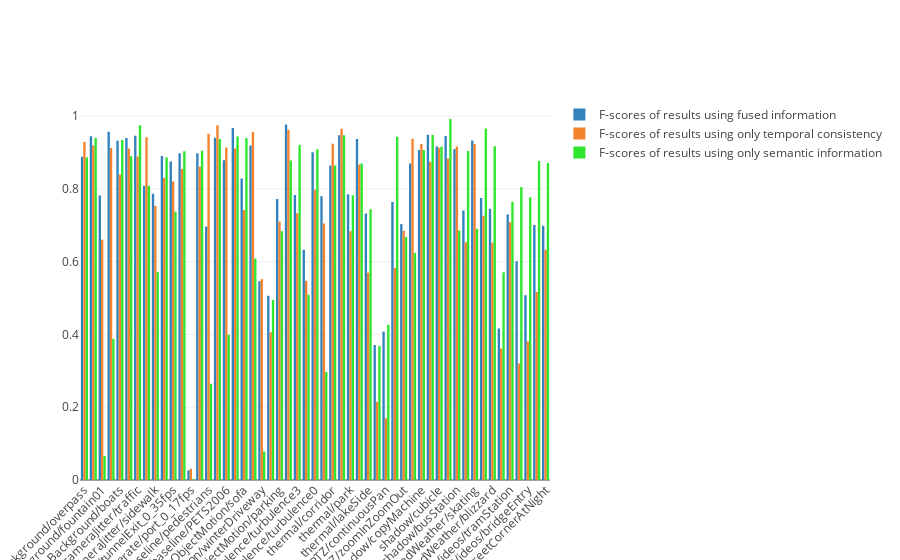

Source (notebook cell):
### Code cell
trace0 = go.Bar(
    x=[key for key in AFH_SS_bin_score_dict.keys()],
    y=[AFH_SS_bin_score_dict[key][-1] for key in AFH_SS_bin_score_dict.keys()],
    name='F-scores of results using fused information',
    marker=dict(
        color='rgb(49,130,189)'
    )
)
trace1 = go.Bar(
    x=[key for key in Probability_only_bin_score_dict.keys()],
    y=[Probability_only_bin_score_dict[key][-1] for key in Probability_only_bin_score_dict.keys()],
    name='F-scores of results using only temporal consistency',
    marker=dict(
        color='rgb(245,130,45)'
    )
)

trace2 = go.Bar(
    x=[key for key in SS_only_bin_score_dict.keys()],
    y=[SS_only_bin_score_dict[key][-1] for key in SS_only_bin_score_dict.keys()],
    name='F-scores of results using only semantic information',
    marker=dict(
        color='rgb(45,230,45)'
    )
)

data = [trace0, trace1, trace2]
layout = go.Layout(
    xaxis=dict(tickangle=-45),
    barmode='group',
)

fig = go.Figure(data=data, layout=layout)
iplot(fig)

### Figure 1 — Plotly figure (JSON) as saved in the notebook; plotly's stock layout.template omitted (floating-point values rounded to 4 significant figures)
{"data": [{"marker": {"color": "rgb(49,130,189)"}, "name": "F-scores of results using fused information", "type": "bar", "uid": "ecc426db-7c12-46fa-a524-e599ab391364", "x": ["dynamicBackground/overpass", "dynamicBackground/canoe", "dynamicBackground/fountain01", "dynamicBackground/fall", "dynamicBackground/boats", "dynamicBackground/fountain02", "cameraJitter/traffic", "cameraJitter/badminton", "cameraJitter/sidewalk", "cameraJitter/boulevard", "lowFramerate/tunnelExit_0_35fps", "lowFramerate/tramCrossroad_1fps", "lowFramerate/port_0_17fps", "lowFramerate/turnpike_0_5fps", "baseline/pedestrians", "baseline/office", "baseline/PETS2006", "baseline/highway", "intermittentObjectMotion/sofa", "intermittentObjectMotion/abandonedBox", "intermittentObjectMotion/winterDriveway", "intermittentObjectMotion/tramstop", "intermittentObjectMotion/parking", "intermittentObjectMotion/streetLight", "turbulence/turbulence3", "turbulence/turbulence1", "turbulence/turbulence0", "turbulence/turbulence2", "thermal/corridor", "thermal/library", "thermal/park", "thermal/diningRoom", "thermal/lakeSide", "PTZ/intermittentPan", "PTZ/continuousPan", "PTZ/twoPositionPTZCam", "PTZ/zoomInZoomOut", "shadow/backdoor", "shadow/copyMachine", "shadow/peopleInShade", "shadow/cubicle", "shadow/bungalows", "shadow/busStation", "badWeather/wetSnow", "badWeather/skating", "badWeather/snowFall", "badWeather/blizzard", "nightVideos/busyBoulvard", "nightVideos/tramStation", "nightVideos/fluidHighway", "nightVideos/bridgeEntry", "nightVideos/winterStreet", "nightVideos/streetCornerAtNight"], "y": [0.8878, 0.9441, 0.7814, 0.9566, 0.932, 0.9398, 0.9457, 0.8084, 0.7864, 0.8899, 0.8748, 0.898, 0.02638, 0.8975, 0.6964, 0.9401, 0.8783, 0.967, 0.8282, 0.9188, 0.5461, 0.506, 0.7721, 0.9768, 0.7827, 0.6326, 0.9002, 0.7797, 0.8643, 0.9469, 0.7851, 0.9365, 0.7323, 0.3707, 0.4078, 0.7637, 0.703, 0.8698, 0.9064, 0.9486, 0.9162, 0.9454, 0.909, 0.7401, 0.9324, 0.7745, 0.7455, 0.4163, 0.7297, 0.6007, 0.5078, 0.7008, 0.6984]}, {"marker": {"color": "rgb(245,130,45)"}, "name": "F-scores of results using only temporal consistency", "type": "bar", "uid": "006faedc-1504-4652-8297-a32c00a5e761", "x": ["dynamicBackground/overpass", "dynamicBackground/canoe", "dynamicBackground/fountain01", "dynamicBackground/fall", "dynamicBackground/boats", "dynamicBackground/fountain02", "cameraJitter/traffic", "cameraJitter/badminton", "cameraJitter/sidewalk", "cameraJitter/boulevard", "lowFramerate/tunnelExit_0_35fps", "lowFramerate/tramCrossroad_1fps", "lowFramerate/port_0_17fps", "lowFramerate/turnpike_0_5fps", "baseline/pedestrians", "baseline/office", "baseline/PETS2006", "baseline/highway", "intermittentObjectMotion/sofa", "intermittentObjectMotion/abandonedBox", "intermittentObjectMotion/winterDriveway", "intermittentObjectMotion/tramstop", "intermittentObjectMotion/parking", "intermittentObjectMotion/streetLight", "turbulence/turbulence3", "turbulence/turbulence1", "turbulence/turbulence0", "turbulence/turbulence2", "thermal/corridor", "thermal/library", "thermal/park", "thermal/diningRoom", "thermal/lakeSide", "PTZ/intermittentPan", "PTZ/continuousPan", "PTZ/twoPositionPTZCam", "PTZ/zoomInZoomOut", "shadow/backdoor", "shadow/copyMachine", "shadow/peopleInShade", "shadow/cubicle", "shadow/bungalows", "shadow/busStation", "badWeather/wetSnow", "badWeather/skating", "badWeather/snowFall", "badWeather/blizzard", "nightVideos/busyBoulvard", "nightVideos/tramStation", "nightVideos/fluidHighway", "nightVideos/bridgeEntry", "nightVideos/winterStreet", "nightVideos/streetCornerAtNight"], "y": [0.9296, 0.9188, 0.6604, 0.9125, 0.8395, 0.9111, 0.8886, 0.9413, 0.7526, 0.8303, 0.8202, 0.8542, 0.03078, 0.8606, 0.9512, 0.9747, 0.9135, 0.911, 0.7416, 0.9558, 0.5519, 0.406, 0.7101, 0.9619, 0.7327, 0.5476, 0.7972, 0.7047, 0.9241, 0.9647, 0.6834, 0.8666, 0.5698, 0.215, 0.1694, 0.5827, 0.6847, 0.9375, 0.9235, 0.8745, 0.9129, 0.8834, 0.9165, 0.653, 0.9228, 0.7263, 0.6518, 0.3613, 0.7079, 0.3199, 0.3806, 0.5166, 0.633]}, {"marker": {"color": "rgb(45,230,45)"}, "name": "F-scores of results using only semantic information", "type": "bar", "uid": "a72a7721-ca86-4eec-bebb-fb02189f3880", "x": ["dynamicBackground/overpass", "dynamicBackground/canoe", "dynamicBackground/fountain01", "dynamicBackground/fall", "dynamicBackground/boats", "dynamicBackground/fountain02", "cameraJitter/traffic", "cameraJitter/badminton", "cameraJitter/sidewalk", "cameraJitter/boulevard", "lowFramerate/tunnelExit_0_35fps", "lowFramerate/tramCrossroad_1fps", "lowFramerate/port_0_17fps", "lowFramerate/turnpike_0_5fps", "baseline/pedestrians", "baseline/office", "baseline/PETS2006", "baseline/highway", "intermittentObjectMotion/sofa", "intermittentObjectMotion/abandonedBox", "intermittentObjectMotion/winterDriveway", "intermittentObjectMotion/tramstop", "intermittentObjectMotion/parking", "intermittentObjectMotion/streetLight", "turbulence/turbulence3", "turbulence/turbulence1", "turbulence/turbulence0", "turbulence/turbulence2", "thermal/corridor", "thermal/library", "thermal/park", "thermal/diningRoom", "thermal/lakeSide", "PTZ/intermittentPan", "PTZ/continuousPan", "PTZ/twoPositionPTZCam", "PTZ/zoomInZoomOut", "shadow/backdoor", "shadow/copyMachine", "shadow/peopleInShade", "shadow/cubicle", "shadow/bungalows", "shadow/busStation", "badWeather/wetSnow", "badWeather/skating", "badWeather/snowFall", "badWeather/blizzard", "nightVideos/busyBoulvard", "nightVideos/tramStation", "nightVideos/fluidHighway", "nightVideos/bridgeEntry", "nightVideos/winterStreet", "nightVideos/streetCornerAtNight"], "y": [0.8868, 0.9393, 0.06615, 0.3877, 0.934, 0.8893, 0.9749, 0.8083, 0.571, 0.8858, 0.7367, 0.9031, 0.001506, 0.9048, 0.2645, 0.937, 0.399, 0.9439, 0.9396, 0.6083, 0.07829, 0.495, 0.6835, 0.8781, 0.9201, 0.509, 0.9086, 0.2965, 0.8642, 0.9469, 0.782, 0.8697, 0.7438, 0.3685, 0.4264, 0.9433, 0.6679, 0.624, 0.9063, 0.9477, 0.916, 0.9918, 0.6855, 0.9037, 0.6899, 0.9657, 0.9169, 0.5706, 0.7644, 0.8052, 0.7766, 0.8766, 0.8712]}], "layout": {"barmode": "group", "xaxis": {"tickangle": -45}}}
